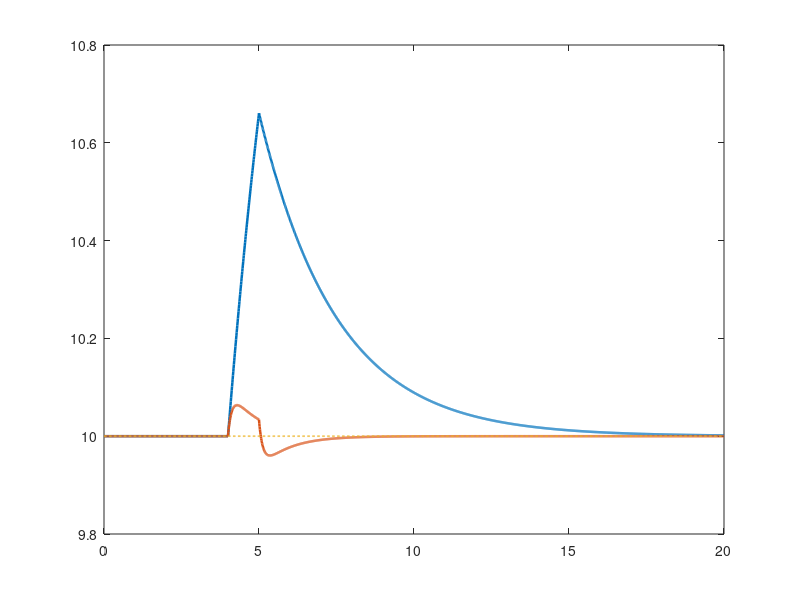

Recreate this plot in MATLAB. (Note: this script raises an error after producing the figure.)
%% AI-Assisted Wind Turbine Controller Validation
% Simplified educational generator model
% Open-loop vs PID controller
% Disturbance testing and automated performance metrics

clear;
clc;
close all;

%% 1. Model parameters
J = 0.05;                 % Equivalent rotational inertia
B = 0.02;                 % Damping coefficient
omega_ref = 10;           % Target generator speed (rad/s)

% Operating-point driving torque
T_drive_0 = B * omega_ref;

%% 2. Simulation settings
dt = 0.01;
T_end = 20;
t = 0:dt:T_end;
N = numel(t);

disturbance_start = 4;
disturbance_end = 5;
disturbance_factor = 1.20;

%% 3. Disturbance input
T_drive = T_drive_0 * ones(1,N);

disturbance_mask = ...
    (t >= disturbance_start) & ...
    (t < disturbance_end);

T_drive(disturbance_mask) = ...
    disturbance_factor * T_drive_0;

%% 4. Open-loop simulation
% No active speed feedback controller

omega_open = zeros(1,N);
omega_open(1) = omega_ref;

for k = 1:N-1
    domega = ...
        (T_drive(k) - B*omega_open(k))/J;

    omega_open(k+1) = ...
        omega_open(k) + dt*domega;
end

%% 5. PID controller simulation
% Controller parameters
Kp = 0.5;
Ki = 0.5;
Kd = 0.01;

% Torque adjustment limits
T_adjust_max = 0.10;
integral_limit = 1.0;

omega_pid = zeros(1,N);
omega_pid(1) = omega_ref;

T_gen = zeros(1,N);
error = zeros(1,N);
integral_error = 0;
previous_error = 0;

for k = 1:N-1

    % Speed tracking error
    error(k) = omega_pid(k) - omega_ref;

    % Integral term with bounded accumulation
    integral_error = integral_error ...
        + error(k)*dt;

    integral_error = max(-integral_limit, ...
        min(integral_limit, integral_error));

    % Derivative term
    derivative_error = ...
        (error(k)-previous_error)/dt;

    % PID torque command
    torque_command = ...
        Kp*error(k) ...
        + Ki*integral_error ...
        + Kd*derivative_error;

    % Saturation
    torque_command = max(-T_adjust_max, ...
        min(T_adjust_max, torque_command));

    T_gen(k) = torque_command;

    % Generator dynamics
    domega = ...
        (T_drive(k) - B*omega_pid(k) ...
        - T_gen(k))/J;

    omega_pid(k+1) = ...
        omega_pid(k) + dt*domega;

    previous_error = error(k);
end

error(N) = omega_ref - omega_pid(N);
T_gen(N) = T_gen(N-1);

%% 6. Plot controller comparison
figure('Name','Wind Turbine Controller Validation');

plot(t, omega_open, 'LineWidth', 1.8);
hold on;

plot(t, omega_pid, 'LineWidth', 1.8);

plot(t, omega_ref*ones(1,N), '--', ...
    'LineWidth', 1.2);

xline(disturbance_start, ':', ...
    'Disturbance starts');

xline(disturbance_end, ':', ...
    'Disturbance ends');

xlabel('Time (seconds)');
ylabel('Angular speed (rad/s)');

title('Wind Turbine Speed: Open-loop vs PID');

legend('Open-loop','PID-controlled','Reference', ...
    'Location','best');

grid on;
hold off;

%% 7. Automated performance metrics
% Rise time is not meaningful for this experiment
% because the system starts at the reference speed.

controller_names = ["Open-loop"; "PID"];

responses = {omega_open, omega_pid};

rise_time_s = NaN(2,1);
recovery_time_s = NaN(2,1);
max_deviation_rad_s = zeros(2,1);
overshoot_pct = zeros(2,1);
steady_state_error_pct = zeros(2,1);
rmse = zeros(2,1);
max_abs_torque = [0; max(abs(T_gen))];

tolerance = 0.02 * abs(omega_ref);

for j = 1:2

    y = responses{j};

    % Maximum absolute speed deviation during disturbance
    during_disturbance = ...
        t >= disturbance_start & ...
        t < disturbance_end;

    max_deviation_rad_s(j) = ...
        max(abs(y(during_disturbance)-omega_ref));

    % Positive overshoot relative to reference
    overshoot_pct(j) = ...
        max(0, max(y)-omega_ref) ...
        / abs(omega_ref)*100;

    % Final steady-state error
    steady_state_error_pct(j) = ...
        abs(y(end)-omega_ref) ...
        / abs(omega_ref)*100;

    % Overall root mean squared tracking error
    rmse(j) = ...
        sqrt(mean((y-omega_ref).^2));




    % Recovery calculation after disturbance ends
    tolerance = 0.02 * abs(omega_ref);
    responses = {omega_open, omega_pid};
    recovery_time_s = NaN(2, 1);

    post_disturbance = find(t > disturbance_end);

    for j = 1:2
        y = responses{j};
        recovery_idx = NaN;

        for n = 1:numel(post_disturbance)
            k = post_disturbance(n);

            if all(abs(y(k:end) - omega_ref) <= tolerance)
                recovery_idx = k;
                break;
            end
        end

        if ~isnan(recovery_idx)
            recovery_time_s(j) = ...
                t(recovery_idx) - disturbance_end;
        end
    end
end

%% 8. Results table
metrics = table( ...
    controller_names, ...
    rise_time_s, ...
    max_deviation_rad_s, ...
    recovery_time_s, ...
    overshoot_pct, ...
    steady_state_error_pct, ...
    rmse, ...
    max_abs_torque, ...
    'VariableNames', { ...
    'Controller', ...
    'RiseTime_s', ...
    'MaxDeviation_rad_s', ...
    'RecoveryTime_s', ...
    'Overshoot_pct', ...
    'SteadyStateError_pct', ...
    'RMSE', ...
    'MaxAbsTorque_Nm'});

disp(' ');
disp('===== WIND TURBINE VALIDATION REPORT =====');
disp(metrics);

%% 9. Export results to project folder
output_dir = ...
    'D:\Simulation\AI-Assisted Wind Turbine Controller\results';

if ~isfolder(output_dir)
    mkdir(output_dir);
end

output_file = fullfile(output_dir, ...
    'wind_turbine_pid_metrics.csv');

writetable(metrics, output_file);

fprintf('\nMetrics exported successfully:\n%s\n', ...
    output_file);

%% 10. Save simulation time-series data
time_series = table( ...
    t(:), ...
    T_drive(:), ...
    omega_open(:), ...
    omega_pid(:), ...
    T_gen(:), ...
    'VariableNames', { ...
    'Time_s', ...
    'DrivingTorque_Nm', ...
    'OpenLoopSpeed_rad_s', ...
    'PIDSpeed_rad_s', ...
    'GeneratorTorque_Nm'});

writetable(time_series, ...
    fullfile(output_dir, ...
    'wind_turbine_timeseries.csv'));

fprintf('Time-series data exported successfully.\n');
